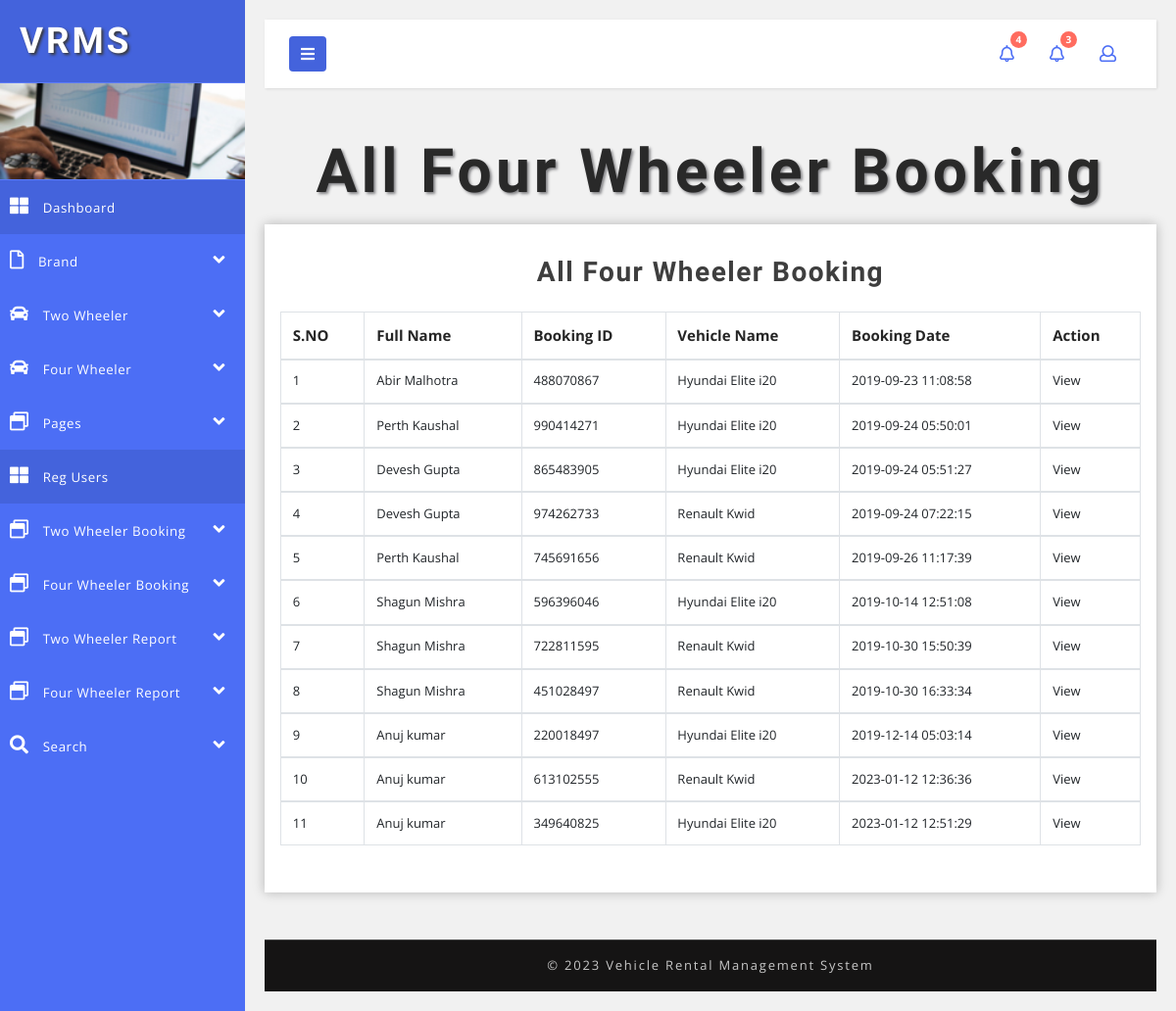
/admin/all-fourwheeler-booking.php (signed in), run on the app's committed database.
### tables this page shows
CREATE TABLE IF NOT EXISTS `tblbookingcar` (
  `ID` int(10) NOT NULL AUTO_INCREMENT,
  `VehicleID` varchar(20) DEFAULT NULL,
  `Userid` varchar(20) NOT NULL,
  `FullName` varchar(50) DEFAULT NULL,
  `Email` varchar(120) DEFAULT NULL,
  `MobileNumber` bigint(10) DEFAULT NULL,
  `Location` mediumtext DEFAULT NULL,
  `BookingDate` varchar(120) DEFAULT NULL,
  `ReturnDate` varchar(120) DEFAULT NULL,
  `BookingNumber` varchar(120) DEFAULT NULL,
  `CreationDate` timestamp NULL DEFAULT current_timestamp(),
  `TotalCost` varchar(120) NOT NULL,
  `Remark` varchar(120) NOT NULL,
  `Status` varchar(120) NOT NULL,
  `RemarkDate` timestamp NULL DEFAULT NULL,
  PRIMARY KEY (`ID`)
);

CREATE TABLE IF NOT EXISTS `tblvehiclecar` (
  `ID` int(10) NOT NULL AUTO_INCREMENT,
  `CategoryName` varchar(120) DEFAULT NULL,
  `BrandName` varchar(120) DEFAULT NULL,
  `VehicleName` varchar(200) DEFAULT NULL,
  `RegistrationNumber` varchar(100) DEFAULT NULL,
  `RentalPrice` varchar(50) DEFAULT NULL,
  `VehicleModel` varchar(50) DEFAULT NULL,
  `VehicleDescription` mediumtext DEFAULT NULL,
  `SeatingCapacity` int(10) DEFAULT NULL,
  `Class` varchar(50) DEFAULT NULL,
  `Fuel` varchar(50) DEFAULT NULL,
  `Doors` varchar(50) DEFAULT NULL,
  `GearBox` varchar(50) DEFAULT NULL,
  `AirCondition` varchar(50) DEFAULT NULL,
  `ABS` varchar(50) DEFAULT NULL,
  `AirBags` varchar(50) DEFAULT NULL,
  `Bluetooth` varchar(50) DEFAULT NULL,
  `CarKit` varchar(50) DEFAULT NULL,
  `GPS` varchar(50) DEFAULT NULL,
  `Music` varchar(50) DEFAULT NULL,
  `CenterLocking` varchar(50) DEFAULT NULL,
  `Image` varchar(120) DEFAULT NULL,
  `Image1` varchar(120) DEFAULT NULL,
  `Image2` varchar(120) DEFAULT NULL,
  `Image3` varchar(120) DEFAULT NULL,
  `Image4` varchar(120) DEFAULT NULL,
  `Image5` varchar(120) DEFAULT NULL,
  `CreationDate` timestamp NULL DEFAULT current_timestamp(),
  PRIMARY KEY (`ID`)
);

### admin/all-fourwheeler-booking.php (the view, shortened to what this page needs)
<?php
include('includes/dbconnection.php');
if (strlen($_SESSION['vrmsaid']==0)) {
  header('location:logout.php');
  } else{
?>
<!DOCTYPE html>
<html lang="en">
<head>
    <link href="css/bootstrap.css" rel="stylesheet" type="text/css" media="all" />
    <link href="css/style.css" rel="stylesheet" type="text/css" media="all" />
    <link rel="stylesheet" href="css/style4.css">
    <link href="css/fontawesome-all.css" rel="stylesheet">
</head>
<body>
    <div class="wrapper">
   <?php include_once('includes/sidebar.php');?>
        <div id="content">
       <?php include_once('includes/header.php');?>
            <h2 class="main-title-w3layouts mb-2 text-center">All Four Wheeler Booking</h2>
            <section class="tables-section">
                <div class="outer-w3-agile mt-3">
                    <h4 class="tittle-w3-agileits mb-4">All Four Wheeler Booking</h4>
                    <div class="container-fluid">
                        <div class="row">
                            <table class="table table-bordered">
                                <thead>
                                    <tr>
                                        <th scope="col">S.NO</th>
                                        <th scope="col">Full Name</th>
                                        <th scope="col">Booking ID</th>
                                        <th scope="col">Vehicle Name</th>
                                        <th scope="col">Booking Date</th>
                                        <th scope="col">Action</th>
                                    </tr>
                                </thead>
                                <?php
$ret=mysqli_query($con,"select tblbookingcar.ID as bid,tblbookingcar.FullName,tblbookingcar.BookingNumber,tblbookingcar.BookingDate,tblvehiclecar.VehicleName,tblbookingcar.CreationDate from  tblbookingcar join  tblvehiclecar on tblvehiclecar.ID=tblbookingcar.VehicleID");
$cnt=1;
while ($row=mysqli_fetch_array($ret)) {
?>
                                <tbody>
                                    <tr data-expanded="true">
            <td><?php echo $cnt;?></td>
                  <td><?php  echo $row['FullName'];?></td>
                  <td><?php  echo $row['BookingNumber'];?></td>
                  <td><?php  echo $row['VehicleName'];?></td>
                  <td><?php  echo $row['CreationDate'];?></td>
                  <td><a href="view-fourwheeler-booking.php?viewid=<?php echo $row['bid'];?>">View</a>
                </tr>
                <?php
$cnt=$cnt+1;
}?>
                                </tbody>
                            </table>
                        </div>
                    </div>
                </div>
            </section>
           <?php include_once('includes/footer.php');?>
        </div>
    </div>
</body>
</html>
<?php }  ?>

### admin/includes/sidebar.php (shortened to what this page needs)
<nav id="sidebar">
            <div class="sidebar-header">
                <h1>
                    <a href="dashboard.php">VRMS</a>
                </h1>
            </div>
            <div class="profile-bg"></div>
            <ul class="list-unstyled components">
                <li class="active">
                    <a href="dashboard.php">
                        <i class="fas fa-th-large"></i>
                        Dashboard
                    </a>
                </li>
                <li>
                    <a href="#pageSubmenu1" data-toggle="collapse" aria-expanded="false">
                        <i class="far fa-file"></i>
                        Brand
                        <i class="fas fa-angle-down fa-pull-right"></i>
                    </a>
                </li>
                <li>
                    <a href="#pageSubmenu3" data-toggle="collapse" aria-expanded="false">
                        <i class="fas fa-car"></i>
                        Two Wheeler
                        <i class="fas fa-angle-down fa-pull-right"></i>
                    </a>
                </li>
                <li>
                    <a href="#pageSubmenu5" data-toggle="collapse" aria-expanded="false">
                        <i class="fas fa-car"></i>
                        Four Wheeler
                        <i class="fas fa-angle-down fa-pull-right"></i>
                    </a>
                </li>
                <li>
                    <a href="#pageSubmenu4" data-toggle="collapse" aria-expanded="false">
                       <i class="far fa-window-restore"></i>
                        Pages
                        <i class="fas fa-angle-down fa-pull-right"></i>
                    </a>
                </li>
                <li class="active">
                    <a href="register-users.php">
                        <i class="fas fa-th-large"></i>
                        Reg Users
                    </a>
                </li>
                <li>
                    <a href="#pageSubmenu6" data-toggle="collapse" aria-expanded="false">
                       <i class="far fa-window-restore"></i>
                        Two Wheeler Booking
                        <i class="fas fa-angle-down fa-pull-right"></i>
                    </a>
                </li>
                <li>
                    <a href="#pageSubmenu7" data-toggle="collapse" aria-expanded="false">
                       <i class="far fa-window-restore"></i>
                        Four Wheeler Booking
                        <i class="fas fa-angle-down fa-pull-right"></i>
                    </a>
                </li>
                <li>
                <li>
                    <a href="#pageSubmenu8" data-toggle="collapse" aria-expanded="false">
                       <i class="far fa-window-restore"></i>
                        Two Wheeler Report
                        <i class="fas fa-angle-down fa-pull-right"></i>
                    </a>
                </li>
                <li>
                    <a href="#pageSubmenu9" data-toggle="collapse" aria-expanded="false">
                       <i class="far fa-window-restore"></i>
                        Four Wheeler Report
                        <i class="fas fa-angle-down fa-pull-right"></i>
                    </a>
                </li>
                 <li>
                    <a href="#pageSubmenu11" data-toggle="collapse" aria-expanded="false">
                       <i class="fa fa-search"></i>
                        Search
                        <i class="fas fa-angle-down fa-pull-right"></i>
                    </a>
                </li>
            </ul>
        </nav>

### admin/includes/header.php (shortened to what this page needs)
<nav class="navbar navbar-default mb-xl-5 mb-4">
                <div class="container-fluid">
                    <div class="navbar-header">
                        <button type="button" id="sidebarCollapse" class="btn btn-info navbar-btn">
                            <i class="fas fa-bars"></i>
                        </button>
                    </div>
                    <ul class="top-icons-agileits-w3layouts float-right">
                        <?php
$ret1=mysqli_query($con,"select FullName,ID,BookingNumber from tblbookingtwowheeler where Status=''");
$num=mysqli_num_rows($ret1);
?>
                        <li class="nav-item dropdown">
                            <a class="nav-link dropdown-toggle" href="#" id="navbarDropdown" role="button" data-toggle="dropdown" aria-haspopup="true"
                                aria-expanded="false">
                                <i class="far fa-bell"></i>
                                <span class="badge"><?php echo $num;?></span>
                            </a>
                        </li>
                        <?php
$ret1=mysqli_query($con,"select FullName,ID,BookingNumber from tblbookingcar where Status=''");
$num=mysqli_num_rows($ret1);
?>
                    <li class="nav-item dropdown">
                            <a class="nav-link dropdown-toggle" href="#" id="navbarDropdown" role="button" data-toggle="dropdown" aria-haspopup="true"
                                aria-expanded="false">
                                <i class="far fa-bell"></i>
                                <span class="badge"><?php echo $num;?></span>
                            </a>
                        </li>
                        <li class="nav-item dropdown">
                            <a class="nav-link dropdown-toggle" href="#" id="navbarDropdown2" role="button" data-toggle="dropdown" aria-haspopup="true"
                                aria-expanded="false">
                                <i class="far fa-user"></i>
                            </a>
                        </li>
                    </ul>
                </div>
            </nav>

### admin/includes/footer.php
<div class="copyright-w3layouts py-xl-3 py-2 mt-xl-5 mt-4 text-center">
                <p>© 2023 Vehicle Rental Management System
                </p>
            </div>

### admin/css/style.css (style rules this page uses)
html, body { margin: 0; font-size: 100%; font-family: 'Open Sans', sans-serif; background: #fff; }
body a { text-decoration: none; transition: 0.5s all; -webkit-transition: 0.5s all; -moz-transition: 0.5s all; -o-transition: 0.5s all; -ms-transition: 0.5s all; }
h1, h2, h3, h4, h5, h6 { margin: 0; font-family: 'Poiret One', cursive; font-weight: 700; }
p { margin: 0; }
ul { margin: 0; padding: 0; }
ul li { list-style: none; }
.outer-w3-agile { padding: 2em 1em; -webkit-box-shadow: 0px 0px 11px 0px rgba(0, 0, 0, 0.25); -moz-box-shadow: 0px 0px 11px 0px rgba(0, 0, 0, 0.25); box-shadow: 0px 0px 11px 0px rgba(0, 0, 0, 0.25); background: #fff; }
h2.main-title-w3layouts { font-size: 3.9em; letter-spacing: 4px; color: #292929; text-shadow: 2px 2px 3px #838386; text-transform: capitalize; }
h4.tittle-w3-agileits { font-size: 2em; letter-spacing: 1.5px; font-weight: 600; color: #3e3e3e; text-align: center; }
.profile-bg { border: 1px solid #5d7cf7; border-left: none; border-right: none; background: url(../images/menu1.jpg)no-repeat 0px 0px; -webkit-background-size: cover; -moz-background-size: cover; -o-background-size: cover; -ms-background-size: cover; background-size: cover; min-height: 100px; }
.top-icons-agileits-w3layouts .dropdown-toggle::after { display: none; }
.top-icons-agileits-w3layouts li { list-style: none; display: inline-block; }
ul.top-icons-agileits-w3layouts a.nav-link i { display: inline-block; font-size: 17px; color: #4c6ef5; }
.top-icons-agileits-w3layouts span.badge { font-size: 10px; font-weight: bold; color: #FFF; background: #ff6c5f; line-height: 13px; width: 17px; height: 17px; border-radius: 2em; -webkit-border-radius: 2em; -moz-border-radius: 2em; -o-border-radius: 2em; text-align: center; display: inline-block; position: absolute; top: -8%; right: 3px; padding: 2px 0 0; }
.dropdown { display: none; padding: 0; list-style: none; }
.copyright-w3layouts p { color: #c7c7c7; font-size: 13px; letter-spacing: 1.8px; text-align: center; font-weight: 400; }
.copyright-w3layouts { background: #151414; border-top: 1px solid #464646; }
ul.list-unstyled li { font-size: 14px; letter-spacing: 1px; color: #7d7d7d; }
.table th, .table td { padding: 0.74rem; vertical-align: top; border-top: 1px solid #dee2e6; font-size: 13px; }
.table th { color: #252525; font-size: 15px; }
@media (max-width:1280px) { h4.tittle-w3-agileits { font-size: 1.75em; } }

### admin/css/style4.css (style rules this page uses)
body { font-family: 'Open Sans', sans-serif; background: #f1f1f1; }
p { font-family: 'Open Sans', sans-serif; }
a, a:hover, a:focus { color: inherit; text-decoration: none; transition: all 0.3s; }
.navbar { padding: 15px 10px; background: #fff; border: none; border-radius: 0; box-shadow: 1px 1px 3px rgba(0, 0, 0, 0.1); }
.navbar-btn { box-shadow: none; outline: none !important; border: none; background: #4463dc; }
i, span { display: inline-block; }
.wrapper { display: flex; align-items: stretch; }
#sidebar { min-width: 250px; max-width: 250px; background: #4c6ef5; color: #fff; transition: all 0.3s; }
.sidebar-header h1 { font-size: 2.3em; letter-spacing: 3px; color: #fff; text-shadow: 2px 2px 3px #39393a; }
#sidebar ul li a { text-align: left; }
#sidebar .sidebar-header { padding: 20px; background: #4463dc; }
#sidebar ul li a { padding: 16px 10px; font-size: .95em; letter-spacing: 0.6px; display: block; color: #fff; font-weight: 400; }
#sidebar ul li a i { margin-right: 10px; font-size: 19px; }
#sidebar ul li.active>a, #sidebar a[aria-expanded="true"] { color: #fff; background: #4463dc; }
#content { padding: 20px; min-height: 100vh; transition: all 0.3s; overflow: hidden; width: 100%; }

### data on the page
tblbookingcar: FullName "Abir Malhotra", BookingNumber "488070867", tblvehiclecar.VehicleName "Hyundai Elite i20", CreationDate "2019-09-23 11:08:58"
tblbookingcar: FullName "Perth Kaushal", BookingNumber "990414271", tblvehiclecar.VehicleName "Hyundai Elite i20", CreationDate "2019-09-24 05:50:01"
tblbookingcar: FullName "Devesh Gupta", BookingNumber "865483905", tblvehiclecar.VehicleName "Hyundai Elite i20", CreationDate "2019-09-24 05:51:27"
tblbookingcar: FullName "Devesh Gupta", BookingNumber "974262733", tblvehiclecar.VehicleName "Renault Kwid", CreationDate "2019-09-24 07:22:15"
tblbookingcar: FullName "Perth Kaushal", BookingNumber "745691656", tblvehiclecar.VehicleName "Renault Kwid", CreationDate "2019-09-26 11:17:39"
tblbookingcar: FullName "Shagun Mishra", BookingNumber "596396046", tblvehiclecar.VehicleName "Hyundai Elite i20", CreationDate "2019-10-14 12:51:08"
tblbookingcar: FullName "Shagun Mishra", BookingNumber "722811595", tblvehiclecar.VehicleName "Renault Kwid", CreationDate "2019-10-30 15:50:39"
tblbookingcar: FullName "Shagun Mishra", BookingNumber "451028497", tblvehiclecar.VehicleName "Renault Kwid", CreationDate "2019-10-30 16:33:34"
tblbookingcar: FullName "Anuj kumar", BookingNumber "220018497", tblvehiclecar.VehicleName "Hyundai Elite i20", CreationDate "2019-12-14 05:03:14"
tblbookingcar: FullName "Anuj kumar", BookingNumber "613102555", tblvehiclecar.VehicleName "Renault Kwid", CreationDate "2023-01-12 12:36:36"
tblbookingcar: FullName "Anuj kumar", BookingNumber "349640825", tblvehiclecar.VehicleName "Hyundai Elite i20", CreationDate "2023-01-12 12:51:29"

### other printed values
$num "4"
$num "3"
